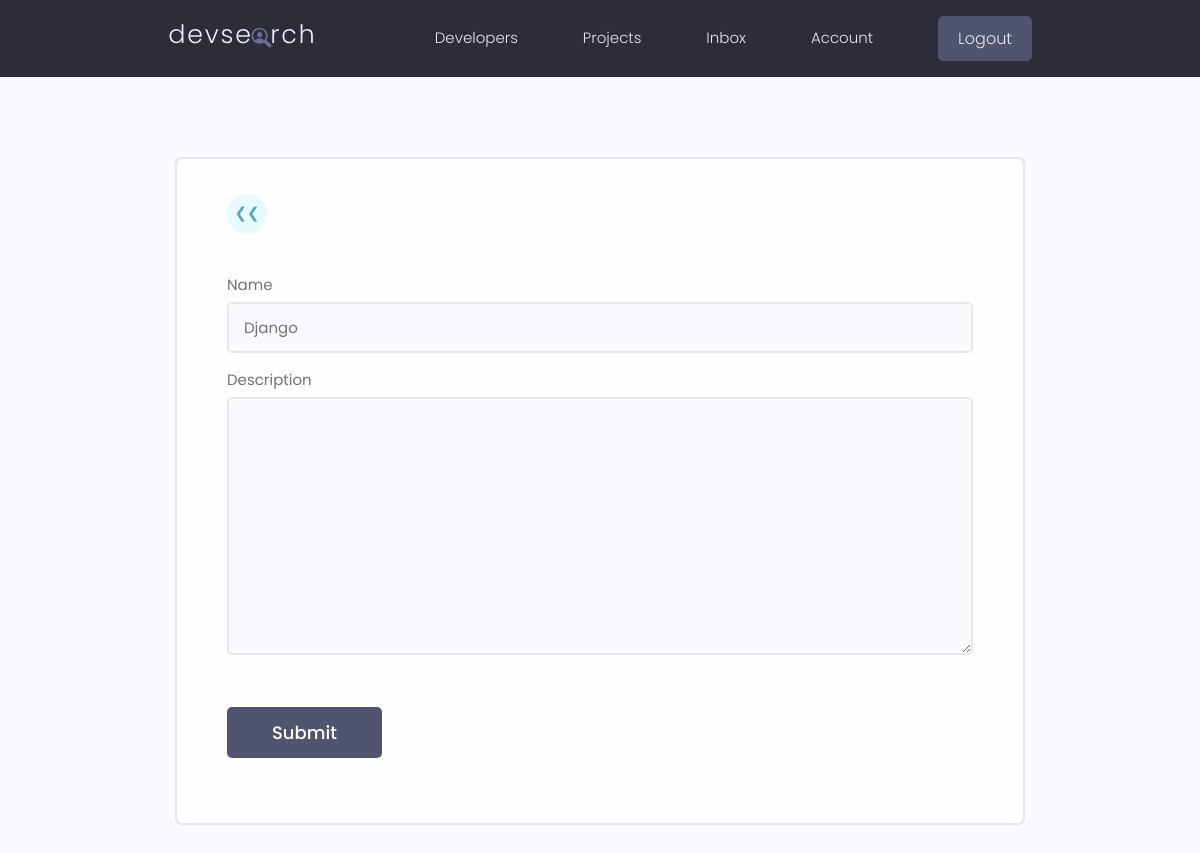
Before: /update-skill/6700ef52-c2bd-4c97-b548-6986fdbc6278/ (signed in) with the older database file.
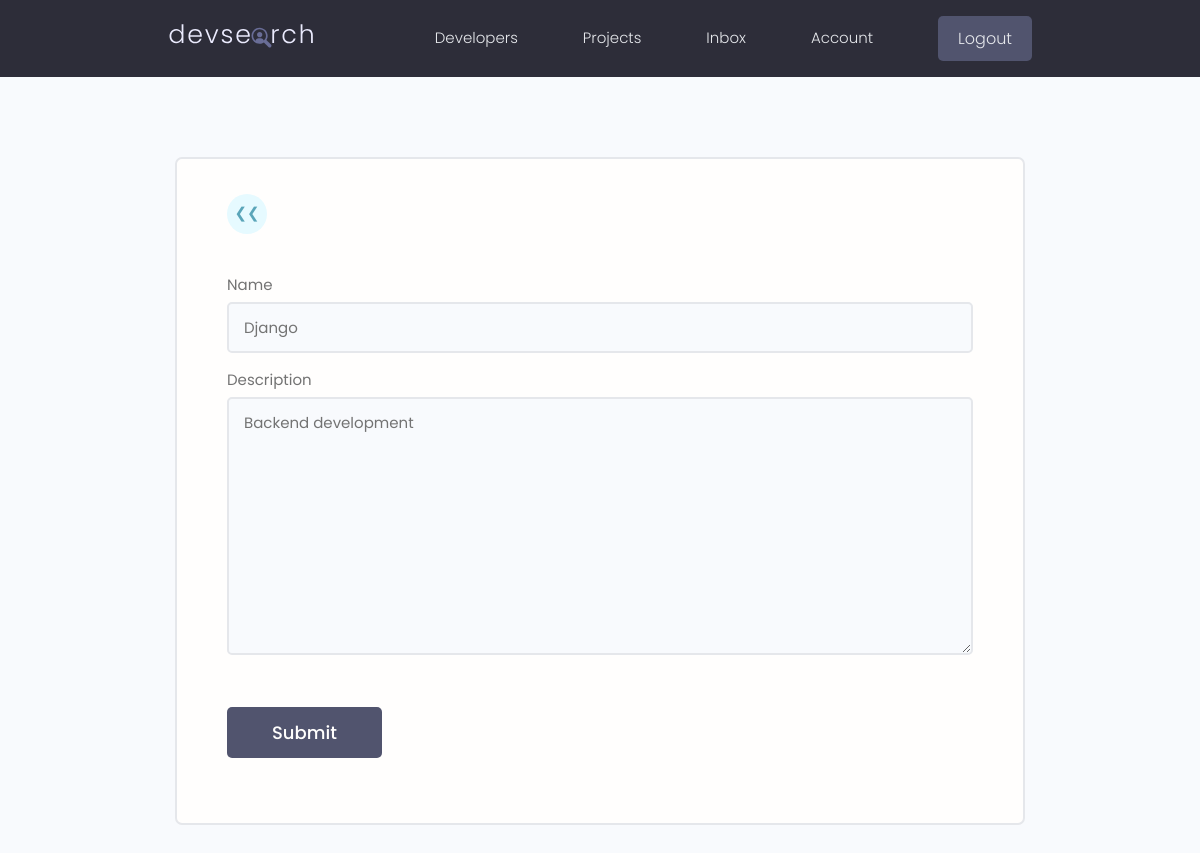
After: the same page with the newer database file.
### users/models.py (models this page shows, shortened)
class Skill(models.Model):
    owner=models.ForeignKey(Profile,on_delete=models.CASCADE,null=True,blank=True)
    name = models.CharField(max_length=200)
    description=models.TextField(null=True,blank=True)
    created=models.DateTimeField(auto_now_add=True)
    id=models.UUIDField(default=uuid.uuid4,unique=True,primary_key=True,editable=False)

### users/views.py (the view)
# urls.py: path('update-skill/<str:pk>/',views.updateSkill,name="update-skill"),
@login_required(login_url='login') #only accessible if loggged-in
def updateSkill(request,pk):
    profile=request.user.profile
    skill=profile.skill_set.get(id=pk) #only this user can update
    form=SkillForm(instance=skill) #pass in instance to prefill with instance data
    if request.method == 'POST':
        form=SkillForm(request.POST,instance=skill)
        if form.is_valid():
            form.save()
            messages.success(request,"Skill updated successfully!")
            return redirect('account')
    context={'form':form}
    return render(request,'users/skill_form.html',context)

### users/forms.py
class SkillForm(ModelForm):
    class Meta:
        model=Skill
        fields='__all__'
        exclude=['owner']
    def __init__(self,*args,**kwargs):
        super(SkillForm,self).__init__(*args,**kwargs)
        for name,field in self.fields.items():
            field.widget.attrs.update({'class':'input'})

### users/templates/users/skill_form.html (shortened to what this page needs)
{% extends 'main.html' %}
{% block content %}
<main class="formPage my-xl">
    <div class="content-box">
        <div class="formWrapper">
            <a class="backButton" href="{% url 'account' %}">&#10094;&#10094;</a>
            <br>
            <form class="form" action="" method="POST">
                {% for field in form %}
                <div class="form__field">
                    <label for="formInput#text">{{field.label}}</label>
                    {{field}}
                </div>
                {% endfor %}
                <input class="btn btn--sub btn--lg  my-md" type="submit" value="Submit" />
            </form>
        </div>
    </div>
</main>
{% endblock content%}

Changed rows visible on the page:
changed Skill "Django": description (not shown) → "Backend development"
